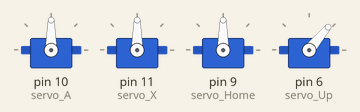
Bench run of a sketch on a simulated Arduino Uno, built with avr-gcc and run on an emulated ATmega328P. Parts: 4 × servo.

Above: at 0.05 s.
At 2.2 s:
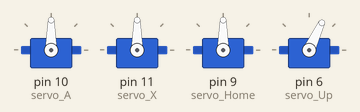
At 2.4 s:
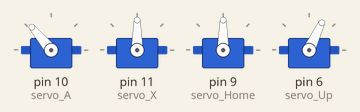
At 4.4 s:
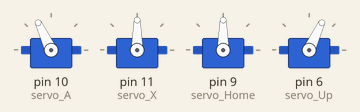
At 6.65 s:
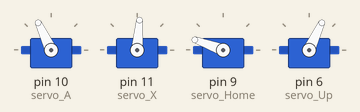
At 8.8 s:
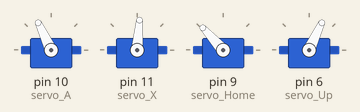
Timing chart, 0 to 11.4 s (numbered marks = the images above):
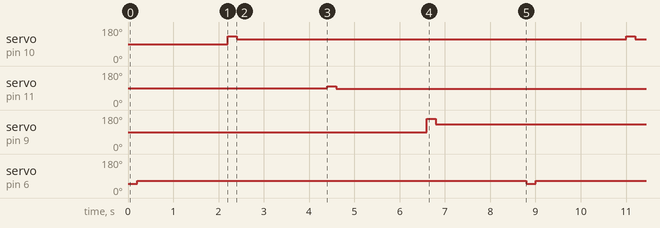

Measured:
- by itself, servo on pin 10 (servo_A): alternates 130° for 0.20 s and 115° for 8.6 s
- by itself, servo on pin 11 (servo_X): alternates 100° for 0.20 s and 85° for 8.6 s
- by itself, servo on pin 9 (servo_Home): alternates 160° for 0.20 s and 132° for 8.6 s
- by itself, servo on pin 6 (servo_Up): alternates 65° for 8.6 s and 50° for 0.20 s

The sketch:

test_servo.ino
```cpp
#include <Servo.h>

Servo servo_A;
Servo servo_X;
Servo servo_Up;
Servo servo_Home;

void setup() {
  // put your setup code here, to run once:

  servo_A.attach(10); // brancher le servo pour le bouton A sur la borne 10
  servo_X.attach(11); // brancher le servo pour le bouton X sur la borne 11
  servo_Home.attach(9); // brancher le servo pour le bouton Home sur la borne 9
  servo_Up.attach(6); // brancher le servo pour le bouton Avancer sur la borne 6

  Serial.begin(9600); // début de la liaison série avec le PC
}


// Appuie sur le bouton A pendant le temps indiqué
void press_A(int temps_pression) {
  servo_A.write(130); // angle d'inclinaison appuie
  delay(temps_pression); // attente
  servo_A.write(115); // angle d'inclinaison relachement
}

// Appuie sur le bouton X pendant le temps indiqué
void press_X(int temps_pression) {
  servo_X.write(100); // angle d'inclinaison appuie
  delay(temps_pression); // attente
  servo_X.write(85.00000); // angle d'inclinaison relachement
}

// Appuie sur le bouton Avancer pendant le temps indiqué
void press_Up(int temps_pression) {
  servo_Up.write(50); // angle d'inclinaison appuie
  delay(temps_pression); // attente
  servo_Up.write(65); // angle d'inclinaison relachement
}

// Appuie sur le bouton Home pendant le temps indiqué
void press_Home(int temps_pression) {
  servo_Home.write(160); // angle d'inclinaison appuie
  delay(temps_pression); // attente
  servo_Home.write(132); // angle d'inclinaison relachement
}


void loop() {

  press_Up(200); // Avancer vers le Pokemon
  delay(2000);
  press_A(200); // Passer la boite de dialogue 1
  delay(2000);
  press_X(200); // Passer la boite de dialogue 2
  delay(2000);
  press_Home(200);
  delay(2000);
}
```
